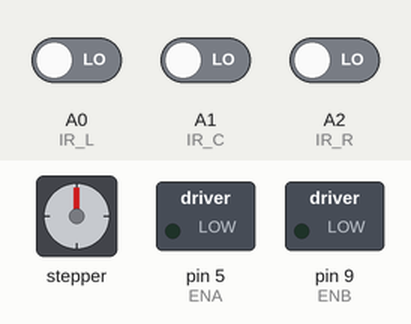
The sketch below on a simulated Arduino Uno, built with avr-gcc and run on an emulated ATmega328P. On the bench: stepper motor, switched loads named in the sketch (green lamp = pin HIGH). Wiring (inferred from the names in the program): stepper motor (2048 steps per turn assumed): coils pin 6, pin 7, pin 10, pin 11. The inputs (shaded band) are chosen by the test bench; at power-on: A0 (IR_L) LOW, A2 (IR_R) LOW, A1 (IR_C) LOW. Pins used as bus, display or sensor lines are not drawn; what the sketch prints to the serial monitor is not drawn.

Above: at 1.2 s.
1.3 s: A0 (IR_L) driven HIGH
At 2.3 s:
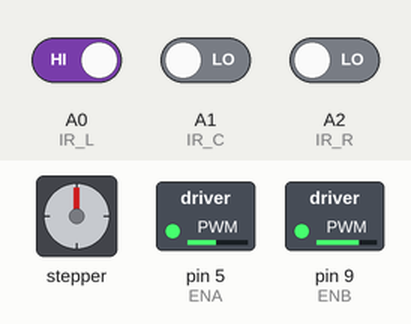
2.8 s: A2 (IR_R) driven HIGH
At 3.5 s:
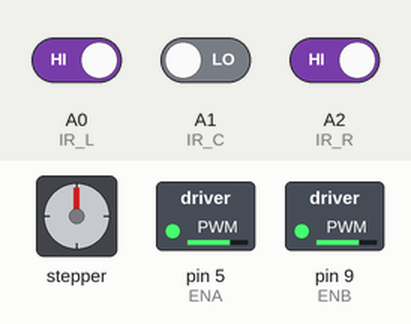
4.3 s: A0 (IR_L) driven LOW
At 4.7 s:
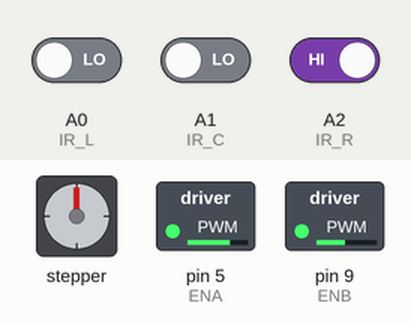
Timing chart, 0 to 7.3 s (numbered marks = the images above; inputs shaded):
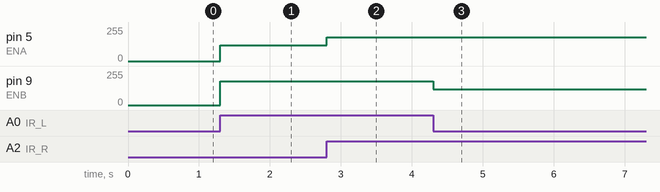

Measured:
- after the input at 1.3 s, pin 5 (ENA): 0/255 → 120/255 at once; pin 9 (ENB): 0/255 → 180/255 at once
- after the input at 2.8 s, pin 5 (ENA): 120/255 → 180/255 at once
- after the input at 4.3 s, pin 9 (ENB): 180/255 → 120/255 at once

The sketch:

line_follower_ir.ino
```cpp
// snippet: line_follower_ir
// tags: line-follower, ir, infrared, sensor, l298n, motor, robot, qtr, reflectance, bang-bang, proportional
// boards: avr, megaavr, nano33iot, romi32u4, rp2040
// library: none
// description: 3-sensor IR array line follower with L298N H-bridge — bang-bang steering and optional P control.
//   Sensors: left=A0, center=A1, right=A2; HIGH = over black line (common for TCRT5000/QTR modules).
//   L298N: ENA=5 (PWM), IN1=6, IN2=7 (left motor); ENB=9 (PWM), IN3=10, IN4=11 (right motor).
// prompts: line follower, IR sensor line follower, follow black line Arduino, line follower robot, 3 sensor line follower, QTR line follower, TCRT5000 line follower, L298N line follower, IR reflectance line follower, bang bang line follower, proportional line follower, robot follow line, black line tracking, white line follower, line tracking robot
// not-tags: encoders, pid, stepper, servo, bluetooth, wifi

// ── pins ──────────────────────────────────────────────────────────────────────
const int IR_L = A0, IR_C = A1, IR_R = A2;
const int ENA = 5, IN1 = 6,  IN2 = 7;   // left motor
const int ENB = 9, IN3 = 10, IN4 = 11;  // right motor

const int BASE_SPEED = 180;   // 0–255
const int TURN_SPEED = 120;   // reduced speed on turning side

// ── helpers ───────────────────────────────────────────────────────────────────
void setLeft(int duty) {
  duty = constrain(duty, 0, 255);
  digitalWrite(IN1, HIGH); digitalWrite(IN2, LOW);
  analogWrite(ENA, duty);
}

void setRight(int duty) {
  duty = constrain(duty, 0, 255);
  digitalWrite(IN3, HIGH); digitalWrite(IN4, LOW);
  analogWrite(ENB, duty);
}

void stopMotors() {
  analogWrite(ENA, 0); analogWrite(ENB, 0);
}

// ── setup ─────────────────────────────────────────────────────────────────────
void setup() {
  Serial.begin(115200);
  pinMode(IR_L, INPUT); pinMode(IR_C, INPUT); pinMode(IR_R, INPUT);
  pinMode(IN1, OUTPUT); pinMode(IN2, OUTPUT);
  pinMode(IN3, OUTPUT); pinMode(IN4, OUTPUT);
  pinMode(ENA, OUTPUT); pinMode(ENB, OUTPUT);
}

// ── loop ──────────────────────────────────────────────────────────────────────
void loop() {
  bool l = digitalRead(IR_L);
  bool c = digitalRead(IR_C);
  bool r = digitalRead(IR_R);

  // Bang-bang steering: center on line → straight; veer left/right on deviation
  if (c && !l && !r) {
    // on track — drive straight
    setLeft(BASE_SPEED);
    setRight(BASE_SPEED);
  } else if (r && !l) {
    // drifted right — steer right (slow left wheel)
    setLeft(BASE_SPEED);
    setRight(TURN_SPEED);
  } else if (l && !r) {
    // drifted left — steer left (slow right wheel)
    setLeft(TURN_SPEED);
    setRight(BASE_SPEED);
  } else if (!c && !l && !r) {
    // lost line — stop
    stopMotors();
  } else {
    // all sensors on line (T-junction or start) — drive straight through
    setLeft(BASE_SPEED);
    setRight(BASE_SPEED);
  }

  Serial.print("L:"); Serial.print(l);
  Serial.print(" C:"); Serial.print(c);
  Serial.print(" R:"); Serial.println(r);
}
```
